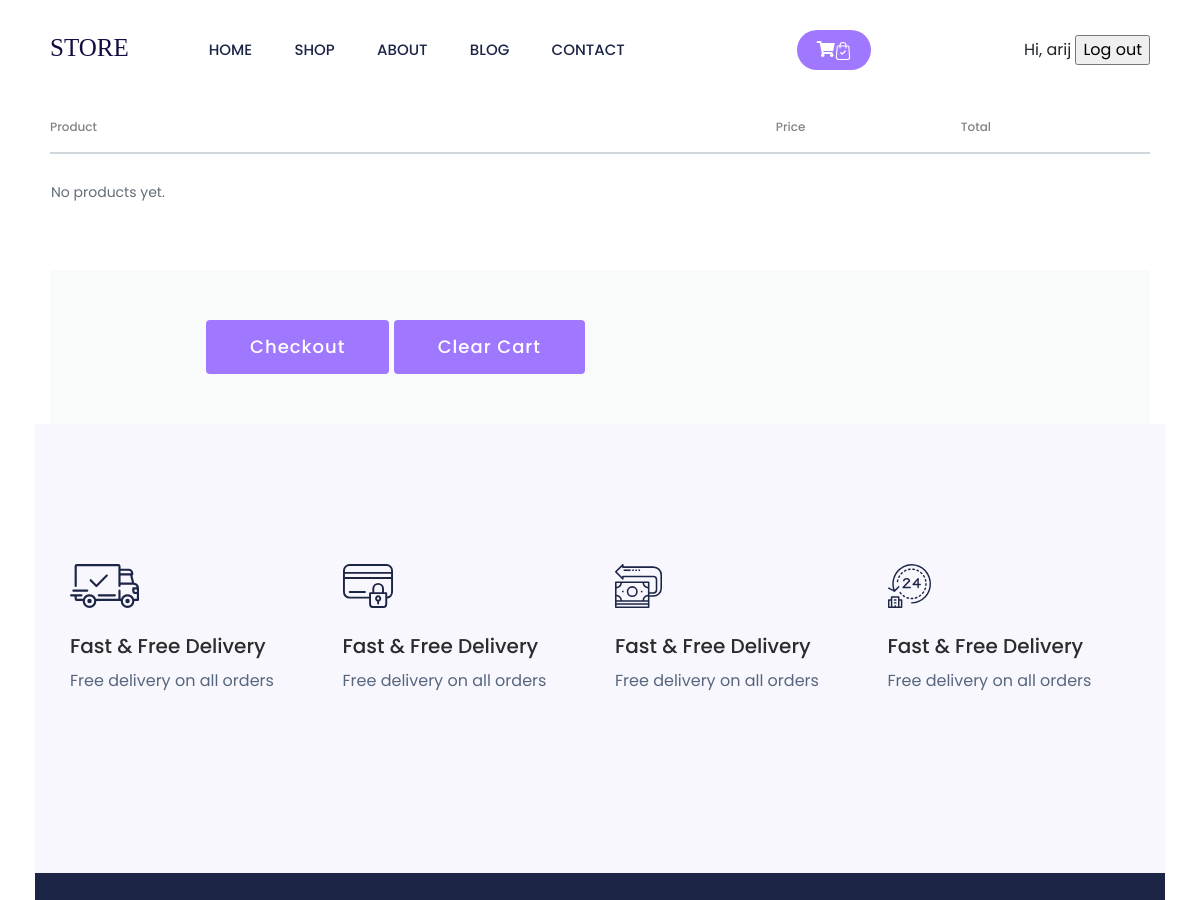
Page /carts/ (signed in, upper part) on the earlier database version.
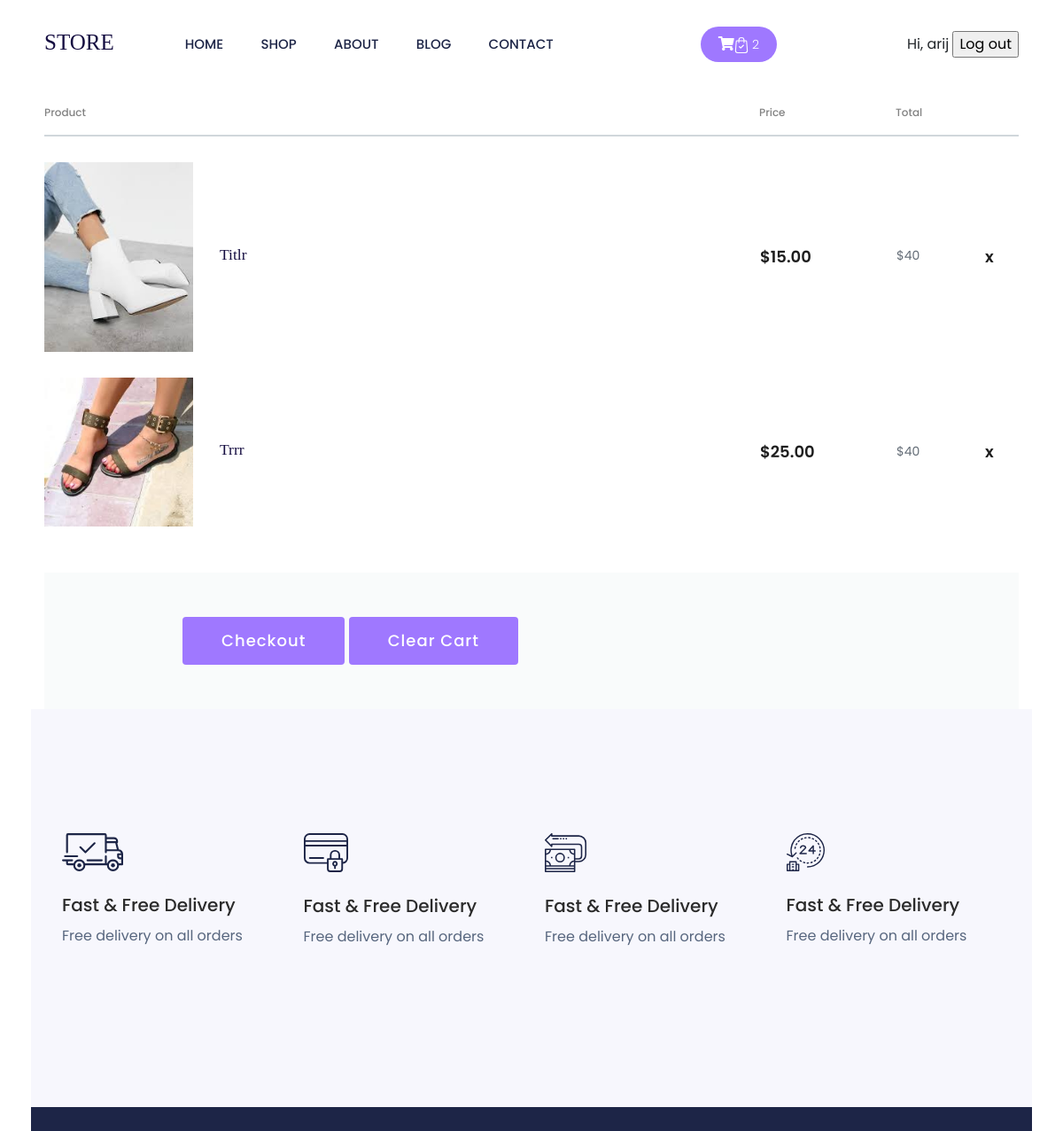
Same page on the later database version.
### carts/models.py (models this page shows, shortened)
class Cart(models.Model):
    user = models.OneToOneField(User, related_name='cart', on_delete=models.CASCADE)
    items = models.ManyToManyField(Product)
    updated_at = models.DateTimeField(auto_now=True)
    def total_price(self):
        total = 0
        for item in self.items.all():
            total += item.price
        return total

### products/models.py (models this page shows, shortened)
class Product(models.Model):
    brand = models.CharField(max_length=100)
    title = models.CharField(max_length=100)
    description = models.TextField(max_length=500, blank=True, null=True)
    price = models.PositiveIntegerField()
    created_at = models.DateTimeField(auto_now_add=True)
    image = models.ImageField(upload_to='products/', null=True)

### carts/views.py (the view)
# urls.py: path('carts/', cart, name= 'cart'),
@login_required
def cart(request):
    return render(request, 'carts/cart.html', {'cart': request.user.cart})

### templates/carts/cart.html (shortened to what this page needs)
{% extends "base.html" %}
{% block content %}
{% load static %}
<div class="cart-page">
        <div class="container">
            <div class="cart-table">
                <table>
                    <thead>
                        <tr>
                            <th class="product-h">Product</th>
                            <th>Price</th>
                            <th>Total</th>
                            <th></th>
                        </tr>
                    </thead>
                    <tbody>
                        <tr>
                            {% for product in cart.items.all %}
                            <td class="product-col">
                                <img src="{{ product.image.url }}" alt="">
                                <div class="p-title">
                                    <h3>{{ product.title | capfirst }}</h3>
                                </div>
                            </td>
                            <td class="price-col">${{ product.price | floatformat:2 }}</td>
                            {% if cart.items.all.count > 0 %}
                            <td class="item" id="cart-summary">
                            <div>
                                <p>${{ cart.total_price }}</p>
                            </div>
                            <div>
                            <td>
                            <a href="{% url 'remove_from_cart' product_id=product.id %}" class="product-close">x</a>
                            </td>
                            {% endif%}
                        </tr>
                            {% empty %}
                            <td>
                                <p>No products yet.</p>
                            </td>
                            {% endfor %}
                            </div>
                            </div>
            </div>
            <br>
    <div class="cart-btn">
        <div class="row">
             <div class="col-lg-5 offset-lg-1 text-left text-lg-right">
                <a href="{% url 'order' %}" class="btn">Checkout</a>
                <a href="{% url 'clear_cart' %}" class="btn">Clear Cart</a>
            </div>
        </div>
    </div>
    </div>
{% endblock %}

### templates/base.html (shortened to what the changed rows need)
{% load static %}
<!DOCTYPE html>
<html lang="en">
<head>
    <link rel="stylesheet" href="{% static 'assets/css/bootstrap.min.css' %}">
    <link rel="stylesheet" href="{% static 'assets/css/owl.carousel.min.css' %}">
    <link rel="stylesheet" href="{% static 'assets/css/slicknav.css' %}">
    <link rel="stylesheet" href="{% static 'assets/css/flaticon.css' %}">
    <link rel="stylesheet" href="{% static 'assets/css/progressbar_barfiller.css' %}">
    <link rel="stylesheet" href="{% static 'assets/css/gijgo.css' %}">
    <link rel="stylesheet" href="{% static 'assets/css/animate.min.css' %}">
    <link rel="stylesheet" href="{% static 'assets/css/animated-headline.css' %}">
    <link rel="stylesheet" href="{% static 'assets/css/magnific-popup.css' %}">
    <link rel="stylesheet" href="{% static 'assets/css/fontawesome-all.min.css' %}">
    <link rel="stylesheet" href="{% static 'assets/css/themify-icons.css' %}">
    <link rel="stylesheet" href="{% static 'assets/css/slick.css' %}">
    <link rel="stylesheet" href="{% static 'assets/css/nice-select.css' %}">
    <link rel="stylesheet" href="{% static 'assets/css/style.css' %}">
</head>
<body>
    <div class="full-wrapper">
        <header>
        <div class="header-area ">
            <div class="main-header header-sticky">
                <div class="container-fluid">
                    <div class="menu-wrapper d-flex align-items-center justify-content-between">
                        <div class="header-left d-flex align-items-center">
                            <h1 id="logo">
                                <a href="{% url 'home' %}">STORE</a>
                            </h1>
                        </div>
                        <div class="header-right1 d-flex align-items-center">
                            <div class="search d-none d-md-block">
                                <ul class="d-flex align-items-center">
                                    <li>
                                        <div class="card-stor">
                                            <a href="{% url 'cart' %}"><i class="fas fa-shopping-cart"></i><img src="{% static 'image/card.svg' %}" alt=""></a>
                                            {% if request.user.cart.items.all|length > 0 %}
                                            <span id="cart-counter">
                                            {{ request.user.cart.items.all|length }}
                                            </span>
                                            {% endif %}
                                        </div>
                                    </li>
                                </ul>
                            </div>
                        </div>
                        <div id="controls">
                            {% if user.is_authenticated %}
                            <span>Hi, {{ user.username }}</span>
                            <input type="button" id="logout" onclick="location.href='{% url 'logout' %}'" value="Log out" />
                            {% else  %}
                            <input type="button" id="login" onclick="location.href='{% url 'login' %}'" value="Log in" />
                            {% endif %}
                        </div>
                    </div>
                </div>
            </div>
        </div>
    </header>
        <main>
            {% block content %}{% endblock %}
        </main>
    </div>
</body>
</html>

Differences in the rows shown:
added Product: image (picture), title "Titlr", price "15.00"
now on this page (row unchanged): Cart: total_price "40"
added Product: image (picture), title "Trrr", price "25.00"
Other differences:
{{ request.user.cart.items.all|length }}: (not shown) → "2"
text no longer shown: "No products yet."
